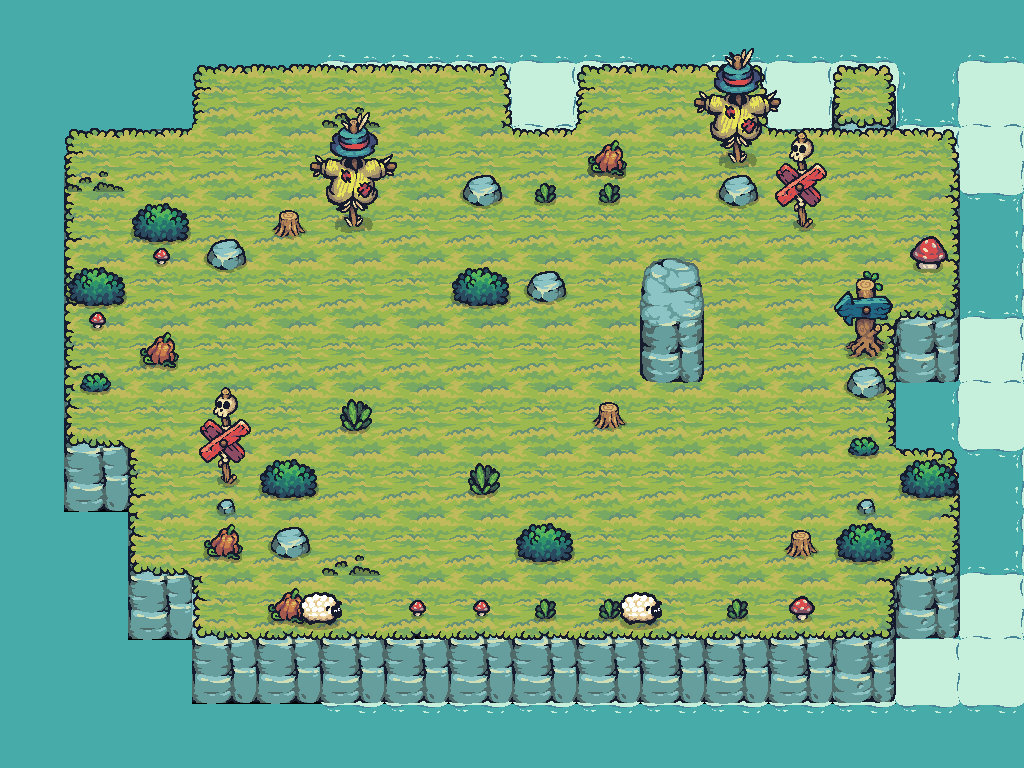

A 2D game scene composited from a Tiled map and its tileset images. What follows is a short description and the map's XML, with each tile layer's data collapsed to a summary:
An orthogonal 16x12 tile map with 64x64 px tiles, 12 tile layers (Water, Foam, layerforedge, new game bg, ...), 24 tilesets and 33 objects (18x Block, 6x Tree, 5x Barrel, AntiPlayerCheckpoint, PlayerCheckpoint, ...).

<map version="1.10" tiledversion="1.11.0" orientation="orthogonal" renderorder="right-down" width="16" height="12" tilewidth="64" tileheight="64" infinite="0" nextlayerid="29" nextobjectid="11">
<properties>
  <property name="Star1" type="int" value="29" />
  <property name="Star2" type="int" value="34" />
  <property name="Star3" type="int" value="40" />
 </properties>
 <tileset firstgid="1" source="Terrain.tsx" />
 <tileset firstgid="41" source="Castle_Red.tsx" />
 <tileset firstgid="61" source="Tree.tsx" />
 <tileset firstgid="169" source="17.tsx" />
 <tileset firstgid="171" source="Tower_Blue.tsx" />
 <tileset firstgid="179" source="01.tsx" />
 <tileset firstgid="180" source="06.tsx" />
 <tileset firstgid="181" source="18.tsx" />
 <tileset firstgid="190" source="09.tsx" />
 <tileset firstgid="191" source="12.tsx" />
 <tileset firstgid="192" source="16.tsx" />
 <tileset firstgid="194" source="Castle_Destroyed.tsx" />
 <tileset firstgid="214" source="HappySheep_Idle.tsx" />
 <tileset firstgid="222" source="Tree_192.tsx" />
 <tileset firstgid="234" source="Water.tsx" />
 <tileset firstgid="235" source="Foam_192.tsx" />
 <tileset firstgid="243" source="Tilemap_Elevation.tsx" />
 <tileset firstgid="275" source="02.tsx" />
 <tileset firstgid="276" source="03.tsx" />
 <tileset firstgid="277" source="04.tsx" />
 <tileset firstgid="278" source="07.tsx" />
 <tileset firstgid="279" source="10.tsx" />
 <tileset firstgid="280" source="TX Props.tsx" />
 <tileset firstgid="344" source="11.tsx" />
 <group id="26" name="Common">
  <layer id="13" name="Water" width="16" height="12">
   <data>[192 cells, 88 non-empty, 1 distinct tile ids]</data>
  </layer>
  <layer id="14" name="Foam" width="16" height="12" offsetx="128" offsety="0">
   <data>[192 cells, 44 non-empty, 1 distinct tile ids]</data>
  </layer>
  <layer id="19" name="layerforedge" width="16" height="12">
   <data>[192 cells, 30 non-empty, 11 distinct tile ids]</data>
  </layer>
  <layer id="15" name="new game bg" width="16" height="12">
   <data>[192 cells, 128 non-empty, 12 distinct tile ids]</data>
  </layer>
  <layer id="24" name="eat" width="16" height="12">
   <data>[192 cells, 5 non-empty, 3 distinct tile ids]</data>
  </layer>
  <layer id="27" name="grass" width="16" height="12">
   <data>[192 cells, 3 non-empty, 1 distinct tile ids]</data>
  </layer>
  <layer id="17" name="props" width="16" height="12" offsetx="0" offsety="32">
   <data>[192 cells, 17 non-empty, 7 distinct tile ids]</data>
  </layer>
  <layer id="18" name="propsLayer2" width="16" height="12">
   <data>[192 cells, 15 non-empty, 12 distinct tile ids]</data>
  </layer>
  <objectgroup id="21" name="TreesOutSideGameGrid" class="TreesOutSideGameGrid">
   <object id="3" name="Tree" type="Tree" x="192" y="128" width="64" height="64" />
   <object id="5" name="Tree" type="Tree" x="256" y="128" width="64" height="64" />
   <object id="6" name="Tree" type="Tree" x="384" y="128" width="64" height="64" />
   <object id="7" name="Tree" type="Tree" x="832" y="192" width="64" height="64" />
   <object id="8" name="Tree" type="Tree" x="640" y="128" width="64" height="64" />
   <object id="9" name="Tree" type="Tree" x="192" y="320" width="64" height="64" />
  </objectgroup>
  <layer id="22" name="AheadOfTreesProps" width="16" height="12">
   <data>[192 cells, 6 non-empty, 6 distinct tile ids]</data>
  </layer>
  <objectgroup id="30" name="CollisionblocksForGrid">
   <object id="101" name="Block" type="Block" x="256" y="128" width="576" height="64" />
   <object id="102" name="Block" type="Block" x="256" y="576" width="576" height="64" />
   <object id="103" name="Block" type="Block" x="192" y="192" width="64" height="384" />
   <object id="104" name="Block" type="Block" x="831" y="192" width="64" height="384" />
  </objectgroup>
  <layer id="25" name="BottomEdge" width="16" height="12">
   <data>[192 cells, 2 non-empty, 1 distinct tile ids]</data>
  </layer>
 </group>
 <layer id="13" name="CollisionblockTileLayer" width="16" height="12">
  <data>[192 cells, 22 non-empty, 17 distinct tile ids]</data>
 </layer>
 <layer id="28" name="AnotherCollisionBlock" width="16" height="12">
  <data>[192 cells, 1 non-empty, 1 distinct tile ids]</data>
 </layer>
 <objectgroup id="5" name="Collisionblocks">
  <object id="1" name="Block" type="Block" x="256" y="192" width="64" height="64" />
  <object id="2" name="Block" type="Block" x="320" y="192" width="64" height="64" />
  <object id="5" name="Block" type="Block" x="768" y="192" width="64" height="64" />
  <object id="7" name="Block" type="Block" x="448" y="256" width="64" height="64" />
  <object id="8" name="Block" type="Block" x="512" y="256" width="64" height="64" />
  <object id="9" name="Block" type="Block" x="640" y="256" width="64" height="64" />
  <object id="10" name="Block" type="Block" x="640" y="320" width="64" height="64" />
  <object id="12" name="Block" type="Block" x="320" y="384" width="64" height="64" />
  <object id="14" name="Block" type="Block" x="576" y="384" width="64" height="64" />
  <object id="15" name="Block" type="Block" x="256" y="448" width="64" height="64" />
  <object id="16" name="Block" type="Block" x="448" y="448" width="64" height="64" />
  <object id="18" name="Block" type="Block" x="256" y="512" width="64" height="64" />
  <object id="21" name="Block" type="Block" x="512" y="512" width="64" height="64" />
  <object id="23" name="Block" type="Block" x="768" y="512" width="64" height="64" />
 </objectgroup>
 <objectgroup id="6" name="Checkpoints">
  <object id="20" name="AntiPlayerCheckpoint" type="AntiPlayerCheckpoint" x="384" y="512" width="64" height="64" />
  <object id="22" name="PlayerCheckpoint" type="PlayerCheckpoint" x="640" y="512" width="64" height="64" />
 </objectgroup>
 <objectgroup id="7" name="Spawnpoints">
  <object id="3" name="Barrel" type="Barrel" x="640" y="192" width="64" height="64" />
  <object id="4" name="AntiPlayer" type="AntiPlayer" x="704" y="192" width="64" height="64" />
  <object id="6" name="Barrel" type="Barrel" x="256" y="256" width="64" height="64" />
  <object id="11" name="Barrel" type="Barrel" x="256" y="384" width="64" height="64" />
  <object id="13" name="Barrel" type="Barrel" x="448" y="384" width="64" height="64" />
  <object id="17" name="Barrel" type="Barrel" x="704" y="448" width="64" height="64" />
  <object id="19" name="Player" type="Player" x="320" y="512" width="64" height="64" />
 </objectgroup>
</map>
